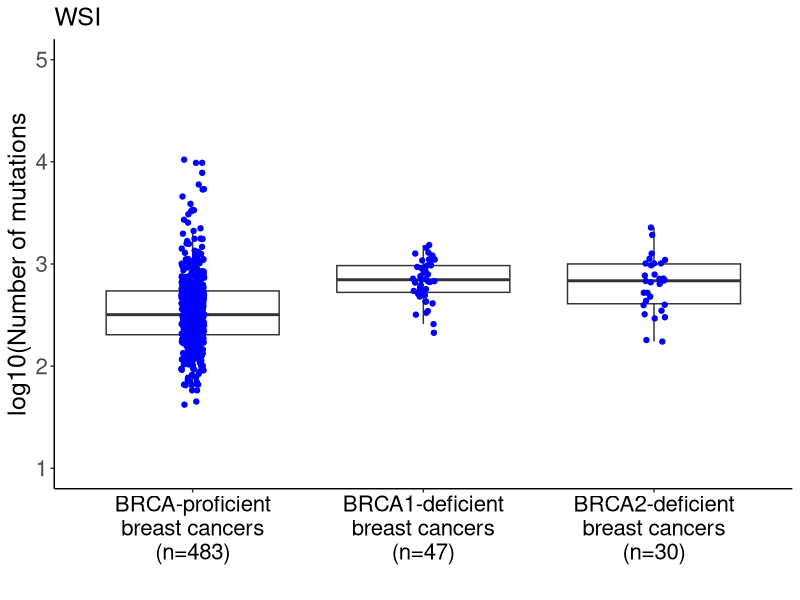

Recreate this plot in R.
# Load packages
library(ggplot2)

# Set working directory
setwd("/Users/WIMM/Documents/BRCA_2018/Github/")

# Read file
df <- read.table("Data/WSI_final.txt", header=TRUE, sep="\t", na.strings="NA", check.names=FALSE)

# Subset relevant columns
df <- df[ , c("BRCA_status", "Mutation.Load.Whole.Exome")]

# Remove missing rows
df <- na.omit(df)

# Compute p-values
    # BRCA1-deficient vs. BRCA-proficient
    wilcox.test(Mutation.Load.Whole.Exome ~ BRCA_status, data=subset(df, BRCA_status %in% c("BRCA-proficient", "BRCA1-deficient")))$p.value
    
    # BRCA2-deficient vs. BRCA-proficient
    wilcox.test(Mutation.Load.Whole.Exome ~ BRCA_status, data=subset(df, BRCA_status %in% c("BRCA-proficient", "BRCA2-deficient")))$p.value
    
# Tabulate sample size per genotype
n.proficient <- length(df$BRCA_status[which(df$BRCA_status=="BRCA-proficient")])
n.brca1 <- length(df$BRCA_status[which(df$BRCA_status=="BRCA1-deficient")])
n.brca2 <- length(df$BRCA_status[which(df$BRCA_status=="BRCA2-deficient")])

# Boxplot
    # Definition
    data <- df
    x <- data$BRCA_status
    y <- log10(data$Mutation.Load.Whole.Exome)
    maintitle <- "WSI"
    xtitle <- ""
    ytitle <- "log10(Number of mutations"
    xlabels <- c(paste("BRCA-proficient\nbreast cancers\n(n=", n.proficient, ")", sep=""),
     paste("BRCA1-deficient\nbreast cancers\n(n=", n.brca1, ")", sep=""),
     paste("BRCA2-deficient\nbreast cancers\n(n=", n.brca2, ")", sep=""))
    ymin <- floor(min(y))
    ymax <- ceiling(max(y))
    
    # Plot
    plot <- ggplot(data, aes(x=x, y=y)) +
        geom_boxplot(outlier.colour="white") +
        geom_jitter(height=0, width=0.05, color="blue") +
        ylim(ymin, ymax) +
        labs(title=maintitle, x=xtitle, y=ytitle) +
        scale_x_discrete(labels=xlabels) +
        theme(panel.grid.major=element_blank(),
              panel.grid.minor=element_blank(),
              panel.background=element_blank(),
              axis.line = element_line(colour="black"),
              axis.text=element_text(size=16),
              axis.title=element_text(size=18),
              axis.text.x=element_text(colour="black"),
              plot.title=element_text(size=18))

    # Sava plot
    ggsave("Figures/Supp Figure_3.pdf", plot, width=8, height=8)
